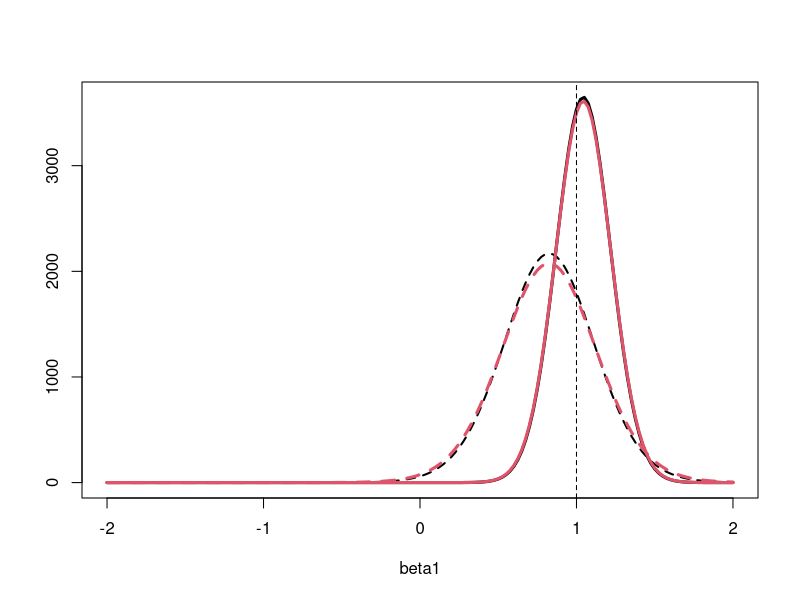
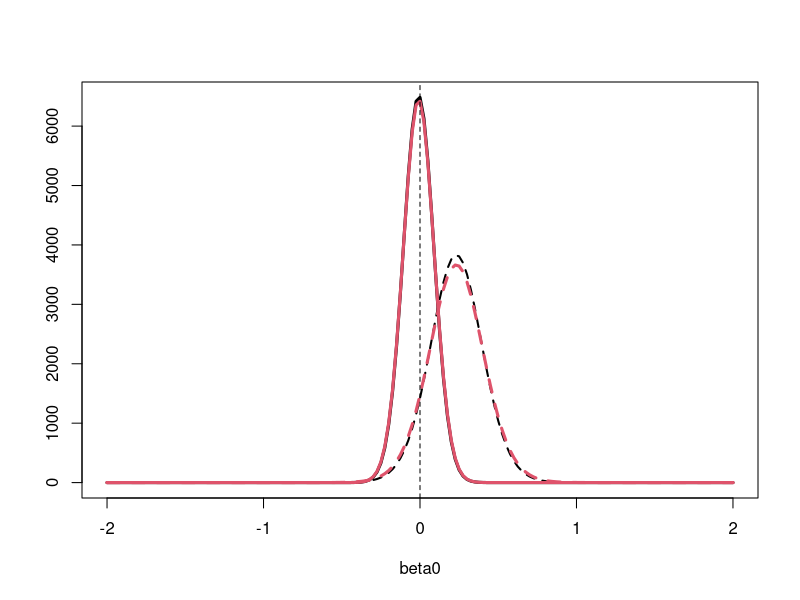
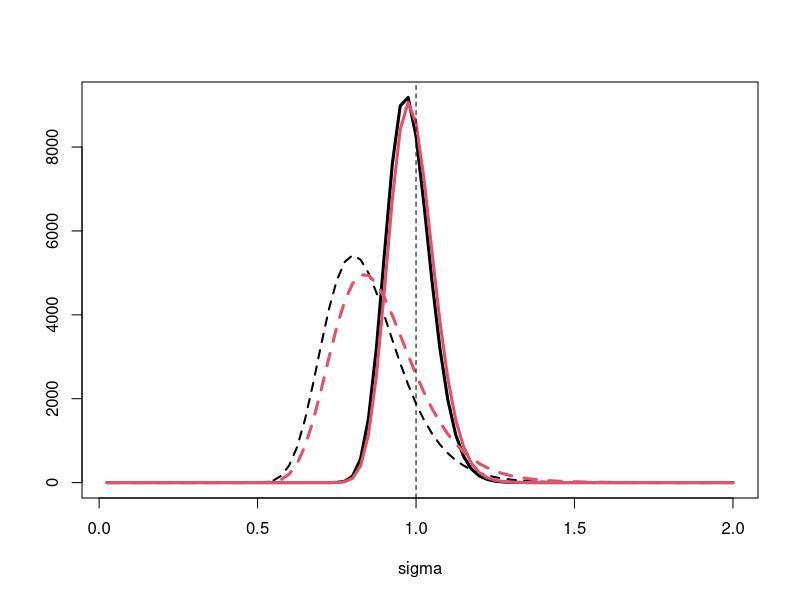
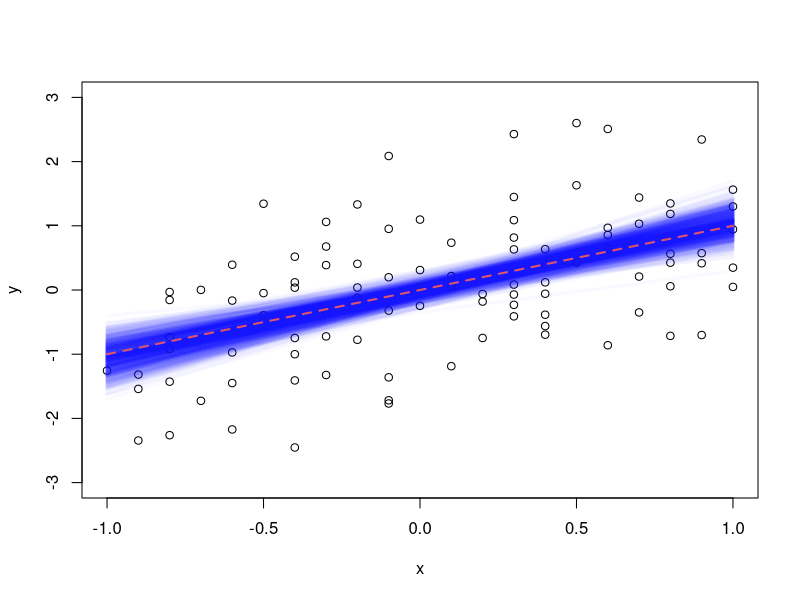
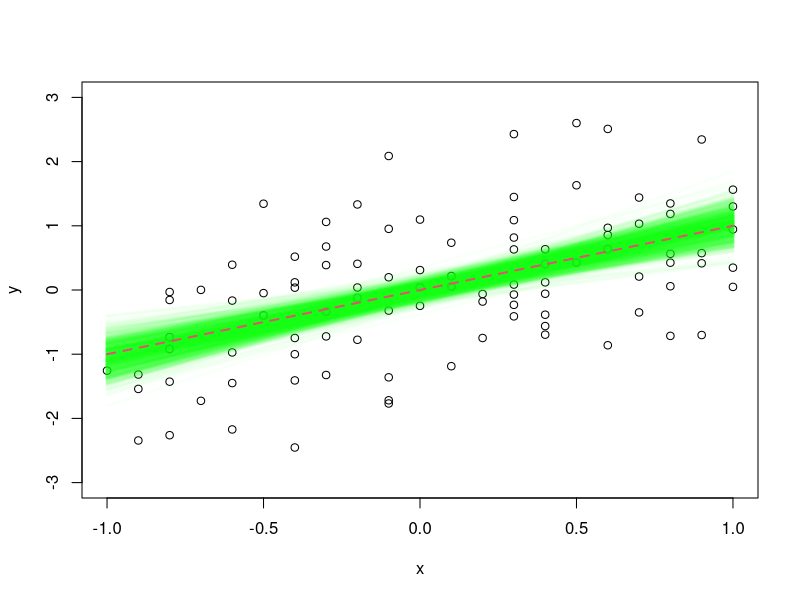
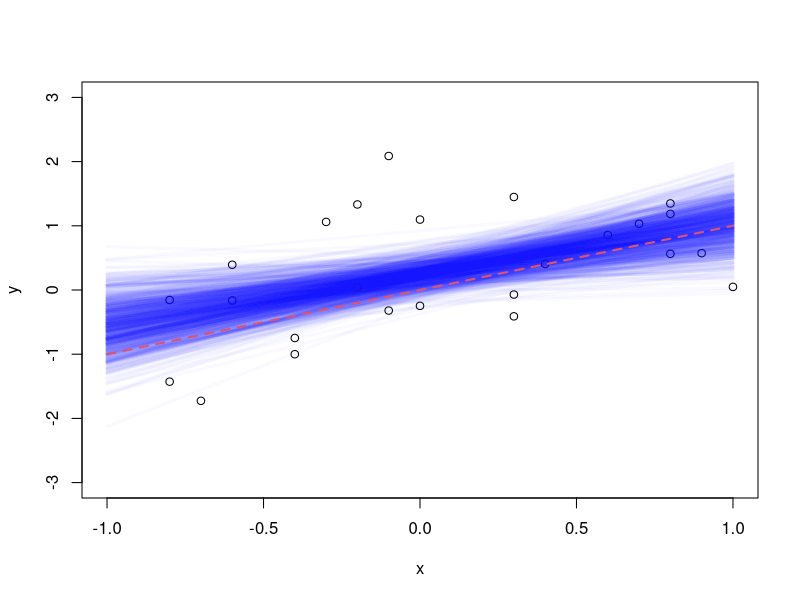
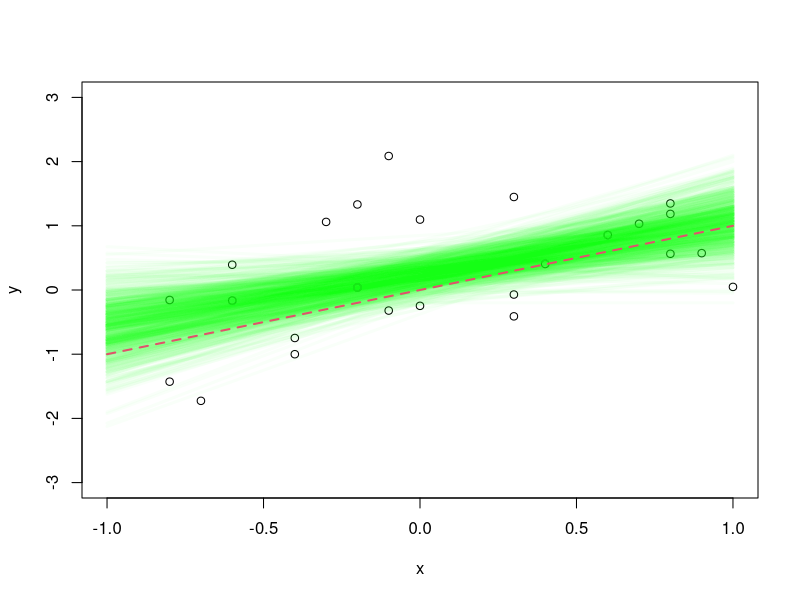

R code for these plots, in order:
## ---- chunk 1
#clear workspace
rm(list=ls())
#initalize random seed
set.seed(123)

## ---- chunk 2
nObs = c(25,100)
xGrid = seq(-1,1, by=0.1)

beta0 = 0
beta1 = 1
sigma = 1

boundBetaGrid = 2
sizeBetaGrid = 0.025
boundSigmaGrid = 2
sizeSigmaGrid = 0.025

beta0Grid = seq(-boundBetaGrid,boundBetaGrid, by = sizeBetaGrid)
beta1Grid = seq(-boundBetaGrid,boundBetaGrid, by = sizeBetaGrid)
sigmaGrid = seq(sizeSigmaGrid,boundSigmaGrid, by = sizeSigmaGrid)
nBeta0Grid = length(beta0Grid)
nBeta1Grid = length(beta1Grid)
nSigmaGrid = length(sigmaGrid)

# prior uninf
priorUninf = 1 / sigmaGrid^2

# priorAlt
priorAlt = rep(1, length(sigmaGrid))
## ---- chunk 3
#likelihood
likelihood = function(y,x, b0L, b1L, sL){
  loglike = sum(log(dnorm(y-b0L-b1L*x, mean = 0, sd = sL)))
  like = exp(loglike)
  return(like)
}

#compute posterior
compPost = function(y,x,priorSigma){
  #initialize local posterior
  post = array( rep(-1, nBeta0Grid * nBeta1Grid * nSigmaGrid ),
                dim = c(nBeta0Grid, nBeta1Grid, nSigmaGrid ))
  # compute posterior
  for (nBeta0 in 1:nBeta0Grid) {
    b0 = beta0Grid[nBeta0]
    for (nBeta1 in 1:nBeta1Grid) {
      b1 = beta1Grid[nBeta1]
      for (nSigma in 1:nSigmaGrid) {
        s = sigmaGrid[nSigma]
        post[nBeta0,nBeta1,nSigma] = likelihood(y,x, b0, b1, s) * priorSigma[nSigma]
      }
    }
  }
  # normalize posterior
  post = post / ( sum(post) * sizeBetaGrid^2 * sizeSigmaGrid ) 
  # return
  return(post)
}
## ---- chunk 4
#initialize arrays
postUninf = array( rep(-1, length(nObs) * nBeta0Grid * nBeta1Grid * nSigmaGrid ),
              dim = c(length(nObs), nBeta0Grid, nBeta1Grid, nSigmaGrid ))
postAlt = array( rep(-1, length(nObs) * nBeta0Grid * nBeta1Grid * nSigmaGrid ),
              dim = c(length(nObs), nBeta0Grid, nBeta1Grid, nSigmaGrid ))

# draw 100 sets of observations to be used in both cases
x = sample(xGrid, 100, replace = TRUE )
y = rnorm(100, mean = beta0 + beta1 * x, sd = sigma)

#main loop
for (n in 1:length(nObs)) {
  # compute and store posteriors
  postUninf[n,,,] = compPost(y[1:nObs[n]], x[1:nObs[n]], priorUninf)
  postAlt[n,,,]   = compPost(y[1:nObs[n]], x[1:nObs[n]], priorAlt)
}

#compute marginal posteriors
margPostUninfBeta0 = apply(postUninf,c(1,2),sum)
margPostUninfBeta1 = apply(postUninf,c(1,3),sum)
margPostUninfSigma = apply(postUninf,c(1,4),sum)
margPostAltBeta0 = apply(postAlt,c(1,2),sum)
margPostAltBeta1 = apply(postAlt,c(1,3),sum)
margPostAltSigma = apply(postAlt,c(1,4),sum)
## ---- chunk 5
#posteriors beta1
plot(beta1Grid, margPostUninfBeta1[2,],
         xlab = "beta1", ylab="",
         type = "l", lwd = 3, col=1)
points(beta1Grid, margPostUninfBeta1[1,],
           type = "l", lwd = 2, col=1, lty=2)
points(beta1Grid, margPostAltBeta1[2,],
       type = "l", lwd = 3, col=2, lty=1)
points(beta1Grid, margPostAltBeta1[1,],
       type = "l", lwd = 3, col=2, lty=2)
abline(v=beta1, lty=2)
## ---- chunk 6
#posteriors beta0
plot(beta0Grid, margPostUninfBeta0[2,],
         xlab = "beta0", ylab="",
         type = "l", lwd = 3, col=1)
points(beta0Grid, margPostUninfBeta0[1,],
           type = "l", lwd = 2, col=1, lty=2)
points(beta0Grid, margPostAltBeta0[2,],
       type = "l", lwd = 3, col=2, lty=1)
points(beta0Grid, margPostAltBeta0[1,],
       type = "l", lwd = 3, col=2, lty=2)
abline(v=beta0, lty=2)
## ---- chunk 7
#posteriors sigma
plot(sigmaGrid, margPostUninfSigma[2,],
         xlab = "sigma", ylab="",
         type = "l", lwd = 3, col=1)
points(sigmaGrid, margPostUninfSigma[1,],
           type = "l", lwd = 2, col=1, lty=2)
points(sigmaGrid, margPostAltSigma[2,],
       type = "l", lwd = 3, col=2, lty=1)
points(sigmaGrid, margPostAltSigma[1,],
       type = "l", lwd = 3, col=2, lty=2)
abline(v=sigma, lty=2)
## ---- chunk 8
#build conditional posteriors
margBeta1GivenBeta0Uninf100 = array(rep(-1,nBeta0Grid * nBeta1Grid), dim= c(nBeta0Grid, nBeta1Grid))
for (nBeta0 in 1:nBeta0Grid) {
  margBeta1GivenBeta0Uninf100[nBeta0,] = apply(postUninf[2,nBeta0,,],c(1),sum)
}

margBeta1GivenBeta0Alt100 = array(rep(-1,nBeta0Grid * nBeta1Grid), dim= c(nBeta0Grid, nBeta1Grid))
for (nBeta0 in 1:nBeta0Grid) {
  margBeta1GivenBeta0Alt100[nBeta0,] = apply(postAlt[2,nBeta0,,],c(1),sum)
}
## ---- chunk 9
# plot uniformative priors case
plot(x,y,xlim=c(-1,1),ylim=c(-3,3), xlab = "x", ylab = "y")
for (sim in 1:1000) {
  b0Index = sample(1:nBeta0Grid, 1, prob=margPostUninfBeta0[2,])
  b1Index = sample(1:nBeta1Grid, 1, prob=margBeta1GivenBeta0Uninf100[b0Index,])
  b0Sample = beta0Grid[b0Index]
  b1Sample = beta1Grid[b1Index]
  points(xGrid, b0Sample + b1Sample*xGrid, type="l",lwd=3,
         col=rgb(red=0.0, green=0.0, blue=1.0, alpha=0.025))
}
points(xGrid, beta0 + beta1*xGrid, lwd=2, col=2, lty=2, type="l")
## ---- chunk 10
# plot alternative priors case
plot(x,y,xlim=c(-1,1),ylim=c(-3,3), xlab = "x", ylab = "y")
for (sim in 1:1000) {
  b0Index = sample(1:nBeta0Grid, 1, prob=margPostAltBeta0[2,])
  b1Index = sample(1:nBeta1Grid, 1, prob=margBeta1GivenBeta0Alt100[b0Index,])
  b0Sample = beta0Grid[b0Index]
  b1Sample = beta1Grid[b1Index]
  points(xGrid, b0Sample + b1Sample*xGrid, type="l",lwd=3,
         col=rgb(red=0.0, green=1.0, blue=0.0, alpha=0.025))
}
points(xGrid, beta0 + beta1*xGrid, lwd=2, col=2, lty=2, type="l")
## ---- chunk 11
#build conditional posteriors
margBeta1GivenBeta0Uninf25 = array(rep(-1,nBeta0Grid * nBeta1Grid), dim= c(nBeta0Grid, nBeta1Grid))
for (nBeta0 in 1:nBeta0Grid) {
  margBeta1GivenBeta0Uninf25[nBeta0,] = apply(postUninf[1,nBeta0,,],c(1),sum)
}

margBeta1GivenBeta0Alt25 = array(rep(-1,nBeta0Grid * nBeta1Grid), dim= c(nBeta0Grid, nBeta1Grid))
for (nBeta0 in 1:nBeta0Grid) {
  margBeta1GivenBeta0Alt25[nBeta0,] = apply(postAlt[1,nBeta0,,],c(1),sum)
}
## ---- chunk 12
# plot uniformative priors case
plot(x[1:25],y[1:25],xlim=c(-1,1),ylim=c(-3,3), xlab = "x", ylab = "y")
for (sim in 1:1000) {
  b0Index = sample(1:nBeta0Grid, 1, prob=margPostUninfBeta0[1,])
  b1Index = sample(1:nBeta1Grid, 1, prob=margBeta1GivenBeta0Uninf25[b0Index,])
  b0Sample = beta0Grid[b0Index]
  b1Sample = beta1Grid[b1Index]
  points(xGrid, b0Sample + b1Sample*xGrid, type="l",lwd=3,
         col=rgb(red=0.0, green=0.0, blue=1.0, alpha=0.025))
}
points(xGrid, beta0 + beta1*xGrid, lwd=2, col=2, lty=2, type="l")
## ---- chunk 13
# plot alternative priors case
plot(x[1:25],y[1:25],xlim=c(-1,1),ylim=c(-3,3), xlab = "x", ylab = "y")
for (sim in 1:1000) {
  b0Index = sample(1:nBeta0Grid, 1, prob=margPostAltBeta0[1,])
  b1Index = sample(1:nBeta1Grid, 1, prob=margBeta1GivenBeta0Alt25[b0Index,])
  b0Sample = beta0Grid[b0Index]
  b1Sample = beta1Grid[b1Index]
  points(xGrid, b0Sample + b1Sample*xGrid, type="l",lwd=3,
         col=rgb(red=0.0, green=1.0, blue=0.0, alpha=0.025))
}
points(xGrid, beta0 + beta1*xGrid, lwd=2, col=2, lty=2, type="l")
